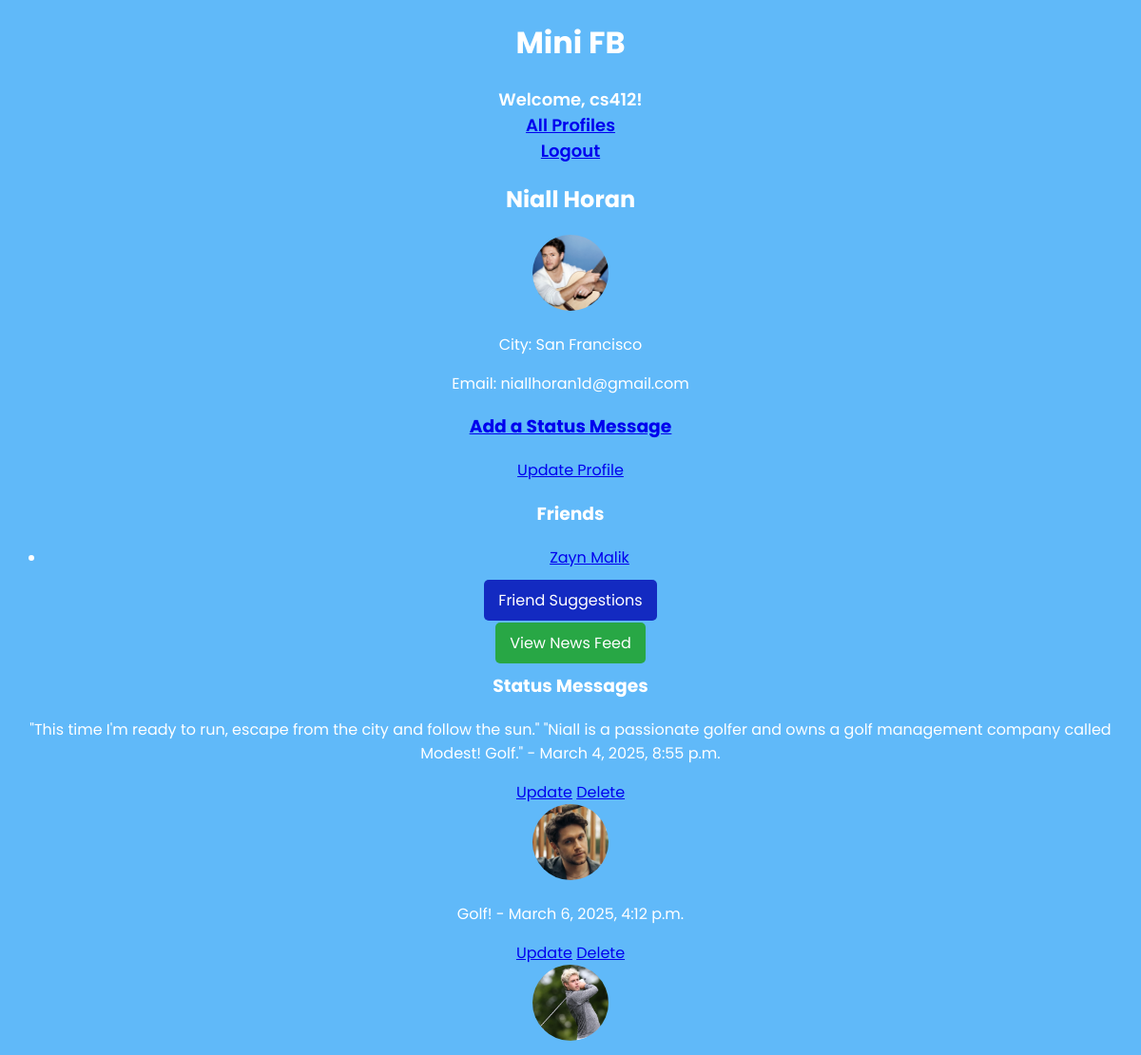
The app's page /mini_fb/profile/3/ (signed in) with its own data.
### mini_fb/models.py (models this page shows, shortened)
class Profile(models.Model):
    user = models.ForeignKey(User, on_delete=models.CASCADE, related_name='profile')
    first_name = models.CharField(max_length=50, blank=False)
    last_name = models.CharField(max_length=50, blank=False)
    city = models.CharField(max_length=100, blank=True)
    email = models.EmailField(unique=True)
    image_file = models.ImageField(upload_to='profile_images/', blank=True, null=True)
    bio = models.TextField(blank=True, null=True)  # Add bio field
    location = models.CharField(max_length=100, blank=True, null=True)  # Add location field
    def get_friends(self):
        from .models import Friend  # Move import inside the function to avoid circular import errors
        friends_as_profile1 = Friend.objects.filter(profile1=self).values_list('profile2', flat=True)
        friends_as_profile2 = Friend.objects.filter(profile2=self).values_list('profile1', flat=True)
        friend_ids = list(friends_as_profile1) + list(friends_as_profile2)
        return Profile.objects.filter(id__in=friend_ids)

class StatusMessage(models.Model):
    profile = models.ForeignKey(Profile, on_delete=models.CASCADE)
    text = models.CharField(max_length=300)
    created_at = models.DateTimeField(auto_now_add=True)

class StatusImage(models.Model):
    status_message = models.ForeignKey(StatusMessage, on_delete=models.CASCADE)
    image = models.ForeignKey(Image, on_delete=models.CASCADE)

class Image(models.Model):
    profile = models.ForeignKey(Profile, on_delete=models.CASCADE)
    image_file = models.ImageField(upload_to='images/')
    uploaded_at = models.DateTimeField(auto_now_add=True)

### mini_fb/views.py (the view)
# urls.py: path('profile/<int:pk>/', views.ShowProfilePageView.as_view(), name='show_profile'),
class ShowProfilePageView(DetailView):
    model = Profile
    template_name = "mini_fb/show_profile.html"
    context_object_name = "profile"
    def get_context_data(self, **kwargs):
        context = super().get_context_data(**kwargs)
        context["status_messages"] = self.object.statusmessage_set.all()
        context["form"] = CreateStatusMessageForm()
        context["friends"] = self.object.get_friends()
        return context

### mini_fb/templates/mini_fb/show_profile.html (shortened to what this page needs)
{% extends 'mini_fb/base.html' %}
{% block content %}
    <h2>{{ profile.first_name }} {{ profile.last_name }}</h2>
    <img src="{{ profile.image_file.url }}" alt="{{ profile.first_name }}'s Profile Picture" width="150" height="150">
    <p>City: {{ profile.city }}</p>
    <p>Email: {{ profile.email }}</p>
    <h3><a href="{% url 'add_status' profile.pk %}">Add a Status Message</a></h3>
    <a href="{% url 'update_profile' pk=profile.pk %}">Update Profile</a>
    <h3>Friends</h3>
    {% with friends=profile.get_friends %}
        {% if friends %}
            <ul>
                {% for friend in friends %}
                    <li>
                        <a href="{% url 'show_profile' friend.pk %}">
                            {{ friend.first_name }} {{ friend.last_name }}
                        </a>
                    </li>
                {% endfor %}
            </ul>
        {% else %}
            <p>No friends yet.</p>
        {% endif %}
    {% endwith %}
    <div style="text-align: center; margin-top: 20px;">
        <a href="{% url 'friend_suggestions' profile.id %}"
   style="background-color: #132ac1; color: white; padding: 10px 15px; border-radius: 5px; text-decoration: none;">
   Friend Suggestions
</a>
    </div>
    <div style="text-align: center; margin-top: 20px;">
        <a href="{% url 'news_feed' pk=profile.pk %}"
           style="background-color: #28a745; color: white; padding: 10px 15px; border-radius: 5px; text-decoration: none;">
            View News Feed
        </a>
    </div>
    <h3>Status Messages</h3>
    {% for st_msg in profile.statusmessage_set.all %}
        <div class="status-message">
            <p>{{ st_msg.text }} - {{ st_msg.created_at }}</p>
            <a href="{% url 'update_status' pk=st_msg.pk %}">Update</a>
            <a href="{% url 'delete_status' pk=st_msg.pk %}">Delete</a>
        </div>
        <div>
            {% for status_image in st_msg.statusimage_set.all %}
                <img src="{{ status_image.image.image_file.url }}" alt="Status Image" width="200">
            {% endfor %}
        </div>
    {% empty %}
        <p>No status messages yet.</p>
    {% endfor %}
{% endblock %}

### mini_fb/templates/mini_fb/base.html (shortened to what this page needs)
{% load static %}
<!DOCTYPE html>
<html lang="en">
<head>
    <link rel="stylesheet" href="{% static 'css/styles-minifb.css' %}">
</head>
<body>
    <h1>Mini FB</h1>
    <nav>
        {% if user.is_authenticated %}
            <span>Welcome, {{ user.username }}!</span>
            <br>
            <a href="{% url 'show_all_profiles' %}">All Profiles</a>
            <br>
            <a href="{% url 'logout' %}">Logout</a>
        {% else %}
            <a href="{% url 'login' %}">Login</a>
            <a href="{% url 'register' %}">Register</a>
        {% endif %}
    </nav>
    {% block content %}{% endblock %}
</body>
</html>

### static/css/styles-minifb.css (style rules this page uses)
body { font-family: 'Poppins', sans-serif; background-color: #60b9f9; color: white; text-align: center; }
h1, h2 { font-weight: 700; }
img { border-radius: 50%; width: 80px; height: 80px; object-fit: cover; }
nav { font-weight: 600; font-size: 18px; }

### records on screen
Profile: first_name "Niall", last_name "Horan", image_file (picture), city "San Francisco", email "niallhoran1d@gmail.com"
Profile: first_name "Zayn", last_name "Malik"
StatusMessage: text "\"This time I'm ready to run, escape from the city and follow the sun.\" \"Niall is a passionate golfer and owns a golf management company called Modest! Golf.\"", created_at "March 4, 2025, 8:55 p.m."
StatusImage: image.image_file (picture)
StatusMessage: text "Golf!", created_at "March 6, 2025, 4:12 p.m."
StatusImage: image.image_file (picture)

### other values on screen
{{ user.username }} "cs412"
